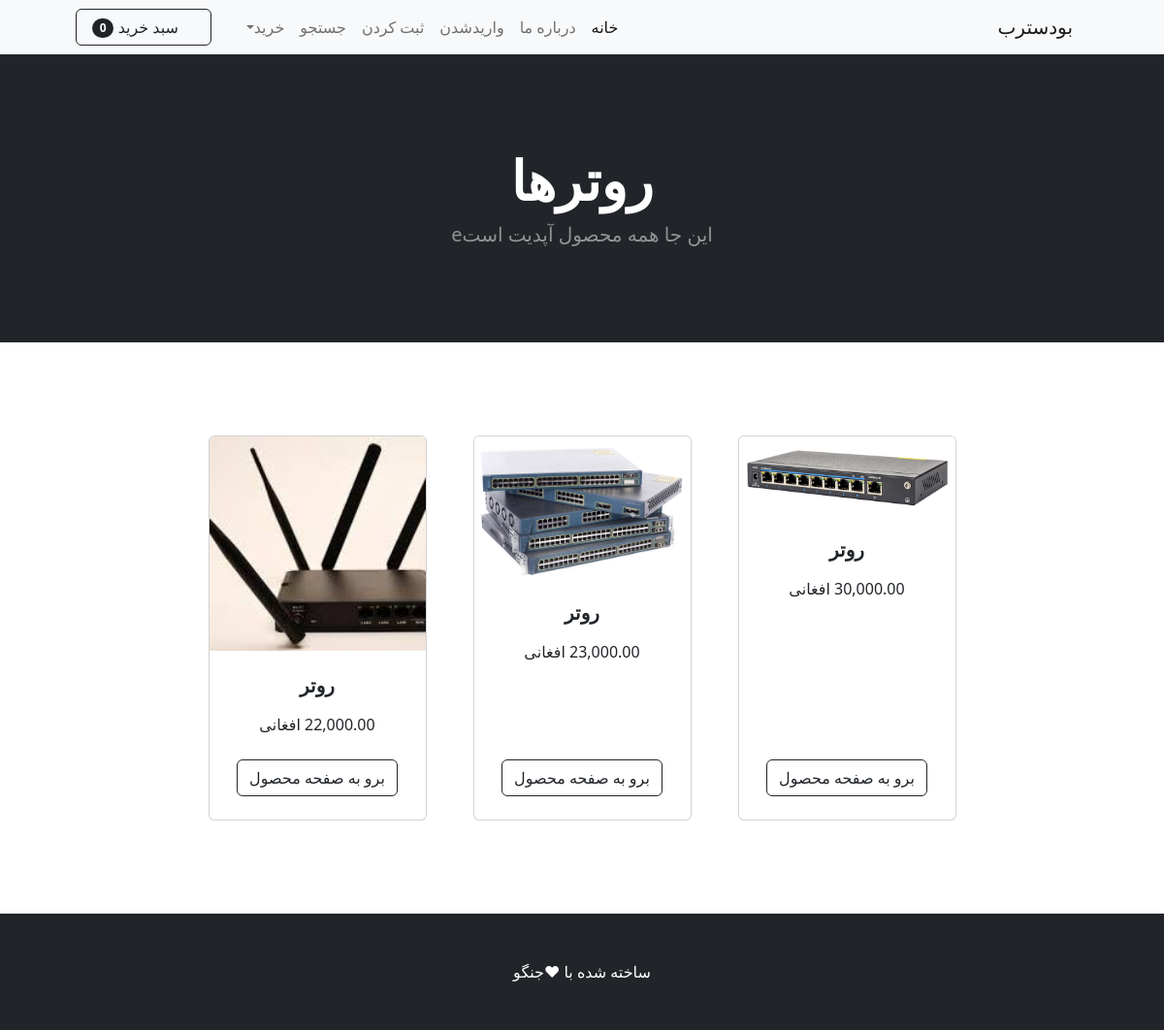
Screenshot of /arif/category/روتر/ with the database file from the repository.
### shops/models.py (models this page shows, shortened)
class Category(models.Model):
    name =models.CharField(max_length=50)
    def __str__(self):
        return self.name

class Product(models.Model):
    name =models.CharField(max_length=50)
    description = models.CharField(max_length=255)
    price = models.DecimalField(default=0, decimal_places=2,max_digits=12)
    category = models.ForeignKey(Category,on_delete=models.CASCADE)
    picture = models.ImageField(upload_to='upload/product')
    star = models.IntegerField(default=0,validators=[MaxValueValidator(5),MinValueValidator(0)])
    is_sale = models.BooleanField(default=False)
    sale_price = models.DecimalField(default=0, decimal_places=2,max_digits=12)

### shops/views.py (the view)
# urls.py: path('category/<str:cat>/', views.category, name='category'),
def category(request, cat):
    cat = cat.replace("-", " ")
    try:
        category = Category.objects.get(name=cat)
        products = Product.objects.filter(category=category)
        return render(request, 'category.html', {
            'category': category,
            'products': products,
        })
    except Category.DoesNotExist:
        messages.success(request, "دسته بندی وجود ندارد")
        return redirect('home')

### cart/cart.py (called while the page is built)
    def __len__(self):
            return len (self.cart)

### cart/context_processors.py (called while the page is built)
def cart(request):
    return {'cart':Cart(request)}

### shops/templates/category.html (shortened to what this page needs)
{% extends "base.html" %}
{% load static %}
{% load humanize %}
{% block content %}
    <header class="bg-dark py-5">
    <div class="container px-4 px-lg-5 my-5">
        <div class="text-center text-white">
            <h1 class="display-4 fw-bolder">{{ category }}ها</h1>
            <p class="lead fw-normal text-white-50 mb-0">این جا همه محصول آپدیت استe</p>
        </div>
    </div>
    </header>
    <section class="py-5">
        <div class="container px-4 px-lg-5 mt-5">
            <div class="row gx-4 gx-lg-5 row-cols-2 row-cols-md-3 row-cols-xl-4 justify-content-center">
                    {% for  item in products  %}
                    {% if item.is_sale %}
                <div class="col mb-5">
                    <div class="card h-100">
                        <div class="badge bg-dark text-white position-absolute" style="top: 0.5rem; right: 0.5rem">تخفف ویژه</div>
                        <img class="card-img-top" src="{{ item.picture.url}}" alt="Product placeholder" />
                        <div class="card-body p-4">
                            <div class="text-center">
                                <h5 class="fw-bolder">{{ item.name }}</h5>
                                <div class="d-flex justify-content-center small text-warning mb-2">
                                    {% with ''|center:item.star as range %}
                                        {% for _ in range %}
                                        <div class="bi-star-fill"></div>
                                        {% endfor %}
                                    {% endwith %}
                                </div>
                                <strike>{{ item.price|intcomma }} افغانی</strike><br>
                                {{ item.sale_price|intcomma }} افغانی
                            </div>
                        </div>
                        <div class="card-footer p-4 pt-0 border-top-0 bg-transparent">
                            <div class="text-center"><a class="btn btn-outline-dark mt-auto" href="{% url "product" item.id %}">برو به صفحه محصول</a></div>
                        </div>
                    </div>
                </div>
                {% else %}
                <div class="col mb-5">
                    <div class="card h-100">
                        <img class="card-img-top" src="{{ item.picture.url}}" alt="Product placeholder" />
                        <div class="card-body p-4">
                            <div class="text-center">
                                <h5 class="fw-bolder">{{ item.name }}</h5>
                                {{ item.price | intcomma }} افغانی
                            </div>
                        </div>
                        <div class="card-footer p-4 pt-0 border-top-0 bg-transparent">
                            <div class="text-center"><a class="btn btn-outline-dark mt-auto" href="{% url "product" item.id %}">برو به صفحه محصول</a></div>
                        </div>
                    </div>
                </div>
                {% endif %}
                {% endfor %}
                </div>
            </div>
    </section>
    {% endblock %}

### shops/templates/base.html (shortened to what this page needs)
{% load static %}
{% load humanize %}
<!DOCTYPE html>
<html lang="en">
    <head>
        <link href="{% static 'css/all.min.css' %}" rel="stylesheet" />
        <link href="{% static 'css/styles.css' %}" rel="stylesheet" />
    </head>
    <body dir="rtl">
    {% include "navbar.html" %}
    {% block content %}
    {% endblock %}
        <footer class="py-5 bg-dark">
            <div class="container"><p class="m-0 text-center text-white">ساخته شده با &hearts;جنگو</p></div>
        </footer>
    </body>
</html>

### shops/templates/navbar.html (shortened to what this page needs)
<nav class="navbar navbar-expand-lg navbar-light bg-light">
    <div class="container px-4 px-lg-5">
        <a class="navbar-brand" href="{% url 'botstrab' %}">بودسترب</a>
        <div class="collapse navbar-collapse" id="navbarSupportedContent">
            <ul class="navbar-nav me-auto mb-2 mb-lg-0 ms-lg-4">
                <li class="nav-item"><a class="nav-link active" aria-current="page" href="{% url 'home' %}">خانه</a></li>
                <li class="nav-item"><a class="nav-link" href="{% url 'about' %}"> درباره ما</a></li>
                {% if user.is_authenticated %}
                    <li class="nav-item dropdown">
                        <a class="nav-link dropdown-toggle" id="userNavbarDropdown" href="#" role="button" data-bs-toggle="dropdown" aria-expanded="false">حساب کاربری</a>
                        <ul class="dropdown-menu" aria-labelledby="userNavbarDropdown">
                            <li><a class="dropdown-item" href="{% url 'update_user' %}">پروفایل کاربری</a></li>
                            <li><hr class="dropdown-divider"></li>
                            <li><a class="dropdown-item" href="{% url 'update_info' %}">اطلاعات کاربری</a></li>
                            <li><a class="dropdown-item" href="{% url 'user_order' %}">صفارشات</a></li>
                        </ul>
                    </li>
                    <li class="nav-item"><a class="nav-link" href="{% url 'logout' %}">خارج شدن</a></li>
                {% else %}
                    <li class="nav-item"><a class="nav-link" href="{% url 'login' %}">واریدشدن</a></li>
                    <li class="nav-item"><a class="nav-link" href="{% url 'sinup' %}">ثبت کردن</a></li>
                    <li class="nav-item"><a class="nav-link" href="{% url 'search' %}">جستجو</a></li>
                {% endif %}
                <li class="nav-item dropdown">
                    <a class="nav-link dropdown-toggle" id="shopNavbarDropdown" href="#" role="button" data-bs-toggle="dropdown" aria-expanded="false">خرید</a>
                </li>
            </ul>
            <form class="d-flex">
                <a href="{% url 'cart_summary' %}" class="btn btn-outline-dark">
                    <i class="fa-solid fa-cart-shopping me-1"></i>
                     سبد خرید
                    <span class="badge bg-dark text-white ms-1 rounded-pill" id="cart_quantity">{{ cart|length }}</span>
                </a>
            </form>
        </div>
    </div>
</nav>

### rows the page displays
Category: name "روتر"
Product: picture (picture), name "روتر", price "30,000.00"
Product: picture (picture), name "روتر", price "23,000.00"
Product: picture (picture), name "روتر", price "22,000.00"

### other values shown
{{ cart|length }} "0"
